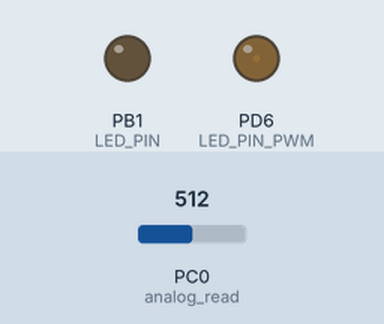
The program below on a simulated ATmega328P, built with avr-gcc and emulated at 16 MHz. On the bench: output pins drawn as LEDs (lit = HIGH). The test bench sets the inputs (shaded band); at power-on: PC0 (analog_read) = 512.

Above: at 0.05 s.
At 0.85 s:
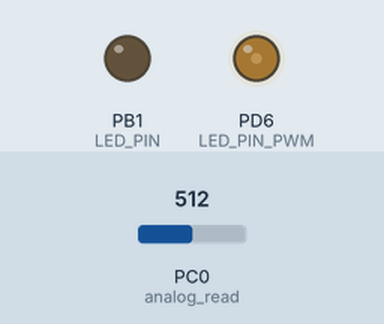
At 1.7 s:
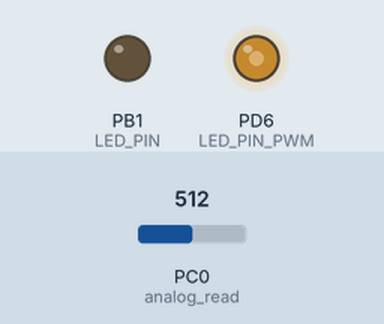
At 3.4 s:
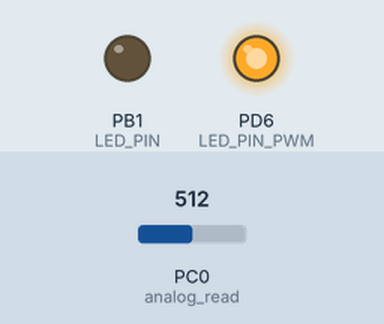
Timing chart, 0 to 7.9 s (numbered marks = the images above):
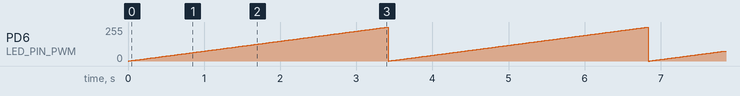

The program:

main.c
```c
#include <avr/interrupt.h>
#include <avr/io.h>
#include <avr/pgmspace.h>
#include <stdio.h>

#include "timer.h"
#include "led.h"
#include "serial.h"
#include "adc.h"

//DELUPPGIFT 2: LÄS AV DIGITALINGÅNG
//#define Key1 0		 //pin 8 from PORTB
//int CurrentKeyState = 0; // variable to store the statechange of the switch
//int PreviousKeyState = 0;
//volatile static int flag = 0;

//DELUPPGIFT 3: Read voltage with help of ADC
//volatile int flag = 0;
//volatile uint8_t pot_val = 0; ///To read the value from the data register the MSB bits ADCH
//void ADC_init(void);

//DELUPPGIFT 4(VG) :ANVÄNDARSTYRT BETEENDE
#define Key1 0 //pin 8 from PORTB

int CurrentKeyState = 0; // variable to store the statechange of the switch
int PreviousKeyState = 0;
volatile static int flag = 0; //interrupt variable
int choice = 0;				  //variable for switch case

volatile uint8_t pot_val = 0; //To read the value from the data register the MSB bits ADCH

volatile int ADC_flag = 0; //flag variable on timer2 compare match.

void main(void)
{

	sei(); //globaly enables interrupts

	//------Uppgift 3 .Potentiometer----------
	//DDRD |= (1<<LED_PIN_PWM);
	//DDRC &= ~(1<<analog_read); //analog pin A0 set as input
	//ADC_init();
	//timer2_init();

	//------Uppgift 2 switch-----------
	//DDRB |= (1 << Key1); //set switch pin 8 as output
	//uart_init();
	//timer_init();

	//-------Uppgift 4 switch choice------------
	DDRB |= (1 << Key1); //set switch pin 8 as output. pin defined in adc.h
	DDRB |= (1 << LED_PIN);
	DDRC &= ~(1 << analog_read);
	uart_init();
	ADC_init();
	timer2_init();

	while (1)
	{

		//Uppgift 2 switch
		/*
		if (flag)
		{
			if ((PINB & (1 << Key1)) == 1 && PreviousKeyState == 0) //If switch is pressed enter loop
			{
				PreviousKeyState = 1;
				CurrentKeyState = 0;
				printf_P(PSTR("pushed\r\n"));
			}

			else if ((PINB & (1 << Key1)) == 0 && (PreviousKeyState != CurrentState))
			{
				printf_P(PSTR("released\r\n"));
				PreviousKeyState = 0;
			}
			flag = 0;
		}*/

		//LABB VG PART
		if (flag)
		{
			if ((PINB & (1 << Key1)) == 1 && PreviousKeyState == 0) //If switch is pressed enter loop
			{
				PreviousKeyState = 1;
				CurrentKeyState = 0;
				choice++;
				printf_P(PSTR("pushed\r\n"));
				if (choice == 4)
				{
					choice = 1;
				}
			}

			else if ((PINB & (1 << Key1)) == 0 && (PreviousKeyState != CurrentKeyState))
			{
				//printf_P(PSTR("released\r\n"));
				PreviousKeyState = 0;
			}
			flag = 0;
		}

		switch (choice)
		{

		case 1:
			PORTB &= ~(1 << LED_PIN); //On the LED, so that function works after case 3
			OCR0A = pot_val;		  //store potval in time compare register
			break;

		case 2:
			if (flag)
			{
				LED_init_Blink();
				flag = 0;
			}
			break;

		case 3:
			LED_Off();
			break;

		default:
			if (flag)
			{
				PORTB &= ~(1 << LED_PIN);
				OCR0A = simple_ramp(); //function in  defined in led.c
				flag = 0;
			}
		}
	}
}

//Interrupt for Uppgift 3
/*
ISR(ADC_vect)

{

	pot_val = ADCH; //Register storing MSB bits (8 bits)
}

ISR(TIMER2_COMPA_vect){

	ADCSRA  |= (1<< ADSC ) ; //start conversion

    OCR0A = pot_val;  // store potval in time compare register

}*/

//Interrupt for Uppgift 2
/*
ISR(TIMER0_COMPA_vect)
{ //Interrupt occours on time compare match .i.e., counting up till 156

	flag = 1; //set flag.

}*/

//interrupt for upgift 4
ISR(ADC_vect)

{

	pot_val = ADCH; //Register storing MSB bits (8 bits)
}

ISR(TIMER2_COMPA_vect)
{
	flag = 1;

	ADCSRA |= (1 << ADSC); //start conversion
}
```

adc.c
```c
#include <avr/io.h>

#include "adc.h"

void ADC_init()
{
    //  DELUPPGIFT 3: Read voltage with help of ADC
    //ADC Control and Status Register A
    //ADEN: ADC Enable Writing this bit to one enables the ADC.
    //ADSC : ADC Start Conversion In Single Conversion mode, write this bit to one to start each conversion.
    //ADIF: ADC Interrupt Flag This bit is set when an ADC conversion completes and the Data Registers are updated.
    //ADIE: ADC Interrupt Enable When this bit is written to one , the ADC Conversion Complete Interrupt is activated.
    //ADPSn: ADC Prescaler Select,the 2 bits determine the division factor between the system clock frequency
    //and the input clock to the ADC. ( 0 1 1  = prescalar 8)

    ADCSRA = (1 << ADEN) | (1 << ADIE);
    //ADCSRA |=(1<< ADIF ) ; have a little doubt this
    ADCSRA |= (1 << ADSC);

    ADCSRA &= ~(1 << ADPS2);
    ADCSRA |= (1 << ADPS1) | (1 << ADPS0);

    DIDR0 = (1 << ADC0D); //Digital Input Disable Register 0 set to logic one, the buffer on the corresponding ADC pin is disabled.

    ADMUX = (1 << REFS0);   //REFSn: Reference Selection,These bits select the voltage reference for the ADC.
    ADMUX &= ~(1 << REFS1); // we select AVcc the supply voltage 5V.

    ADMUX |= (1 << ADLAR); //ADLAR: ADC Left Adjust - to left adjust the result the ADC Data Register.
                           //Reading 8  MSB bit
    ADMUX &= ~(1 << MUX3); //TO select the analog pin ADC0
    ADMUX &= ~(1 << MUX2);
    ADMUX &= ~(1 << MUX1);
    ADMUX &= ~(1 << MUX0);
}
```

adc.h
```c
#ifndef _ADC_H_
#define _ADC_H_

//uppgift 3 variables
#define LED_PIN_PWM 6     //pin 6 on portD
#define analog_read 0     //pin A0 on portC

void ADC_init(void);

#endif // _ADC_H_
```

led.c
```c
#include <avr/io.h>
#include "led.h"

static int TimeVariable = 0; //variable for blink function
static int counter = 0;		 //variable for led rampling  function

void LED_init_Blink()
{
	//static int TimeVariable = 0;

	if (TIFR0 & (1 << OCF0A)) // Interrupt Flag Register
	{
		TimeVariable++; //increment TimeVariable

		TIFR0 |= (1 << OCF0A); // OCF0A is cleared by writing a logic one to the flag.
	}

	if (TimeVariable > 100) //check if variable reached 10 then enter loop
	{
		if (PORTB) //if pin is set to 1
		{
			OCR0A = 0;
		}
		else
			OCR0A = 255;
		PORTB ^= (1 << LED_PIN); //toggle/blink the led
		TimeVariable = 0;		 //reset the variable to 0
	}
}

void LED_Off()
{
	OCR0A = 255;
	PORTB = (1 << LED_PIN);
}

uint8_t simple_ramp()
{
	//static int counter = 0;
	counter++;
	if (counter >= 255) //for 10 milliseconds the counter counts upto 156
	{
		counter = 0;
		return counter;
	}
	else
		return counter;
}
```

led.h
```c
#ifndef _LED_H_
#define _LED_H_
#define LED_PIN 1 // pin 9 (arduino) on portB

void LED_init_Blink(void);
void LED_Off(void);

uint8_t simple_ramp(void); //Declaration of simple_ramp function
void LED_Rampning(void);

#endif // _LED_H_
```

serial.c
```c
#include <avr/io.h>

#include <stdio.h>

#include "serial.h"

static FILE uart_stdout = FDEV_SETUP_STREAM(uart_putchar, NULL, _FDEV_SETUP_WRITE);

void uart_init(void)
{
	UBRR0H = (unsigned char)(UBRR >> 8);
	UBRR0L = (unsigned char)(UBRR);
	UCSR0A = 0;
	UCSR0B = (1 << TXEN0 | 1 << RXEN0);
	UCSR0C = (1 << UCSZ01 | 1 << UCSZ00);

	stdout = &uart_stdout;
}

int uart_putchar(char chr, FILE *stream)
{
	if (chr == '\n')
	{
		uart_putchar('\r', NULL);
	}
	while (!(UCSR0A & (1 << UDRE0)))
		;
	UDR0 = chr;
	return 0;
}

char uart_getchar(void)
{
	while (!(UCSR0A & (1 << RXC0)))
		;
	return UDR0;
}

void uart_putstr(const char *str)
{

	// loop through entire string

	for (int i = 0; str[i] != '\0'; i++)
	{
		uart_putchar(str[i], NULL);
	}
}
```

serial.h
```c
#ifndef SERIAL_H_
#define SERIAL_H_
#define F_CPU 16000000UL //Added by me
#define BAUDRATE 38400
#define UBRR (F_CPU / 16 / BAUDRATE - 1)

void uart_init(void);

int uart_putchar(char chr, FILE *stream);

char uart_getchar(void);

void uart_putstr(const char *str);

#endif
```

timer.c
```c
#include <avr/io.h>

#include "timer.h"
#define LED_PIN_PWM 6

void timer_init() //timer 0
{

	//Oscars tips to clear previous settings
	TCCR0A = 0;
	TCCR0B = 0;

	TCCR0A = (1 << WGM01) | (0 << WGM00); //select CTC mode in Timer/Counter Control Register.ATmel 42735 Datasheet Ca 19.9.1 page 138
	TCCR0B &= ~(1 << WGM02);			  //select CTC mode,set WGM02 to 0, normal opration, OC0A(PD6) is disconnected
										  // TCCR0B = (1 << WGM02); //testing to see if pwm func works
	TIMSK0 = (1 << OCIE0A);				  //Interrupt Mask Register, Output Compare A Match Interrupt Enable.

	//setting the prescalar to 1024, in Timer/Counter Control Register- this sets the clock.ATmel 42735 datasheet page 141 ,142
	TCCR0B |= (1 << CS02) | (1 << CS00);
	TCCR0B &= ~(1 << CS01);

	// An 8-bit comparator continuously compares TCNT0 with the Output Compare Registers (OCR0A)
	OCR0A = 156; // f_OCnx = f_clk_i/o / (2*N(1+OCRnx))  //    OCR0A = 16000000HZ/(2*1024*100HZ)
}

void timer_intitPWM() //timer zero in pwm mode
{
	DDRD |= (1 << LED_PIN_PWM);

	TCCR0A = (1 << COM0A1); //Clear OC0A on Compare Match, set OC0A at BOTTOM (non-inverting mode)
	TCCR0A &= ~(1 << COM0A0);

	TCCR0A |= (1 << WGM01) | (1 << WGM00); //sett fast PWM mode TOP as 0XFF , Update of OCR0X at BOTTOM
	TCCR0B &= ~(1 << WGM02);
	//TCCR0B = (1 << WGM02);  // Fast PWM OCRA BOTTOM

	//TIMSK0 = (1<<OCIE0A); //Interrupt Mask Register, Output Compare A Match Interrupt Enable

	TCCR0B &= ~(1 << FOC0A); //set these bits to zero for future device compatibility.
	TCCR0B &= ~(1 << FOC0B);

	TCCR0B |= (1 << CS01) | (1 << CS00); //setting clock  64 prescaler
}

void timer2_init() //timer two
{
	timer_intitPWM();
	TCCR2A = (1 << COM2A1); //Clear OC2A on Compare Match, set OC2A at BOTTOM (non-inverting mode)

	TCCR2A &= ~(1 << COM2A0); //19.9.1. TC0 Control Register A, page 123

	TCCR2A |= (1 << WGM21); //select CTC mode  ATmel 42735 Datasheet Ca 22.11.1 page 203
	TCCR2A &= ~(1 << WGM20);
	TCCR2B &= ~(1 << WGM22); //select CTC mode,set WGM22 to 0.

	TIMSK2 = (1 << OCIE2A); //Interrupt Mask Register, Output Compare A Match Interrupt Enable

	TCCR2B |= (1 << CS22) | (1 << CS21) | (1 << CS20); //select clkI/O/1024 (From prescaler) in order to get a time period of 16ms.
	OCR2A = 156;									   // To get a time period of 10ms frequency 100Hz. Calcutated from https://eleccelerator.com/avr-timer-calculator/
}
```

timer.h
```c
#ifndef _TIMER_H_
#define _TIMER_H_

void timer_init(void);

void timer_intitPWM(void);

void timer2_init(void);

void timer2_init_rampling(void);

#endif // _TIMER_H_
```

Measured:
- by itself, PD6 (LED_PIN_PWM): ramps from 0/255 to 254/255 and jumps back, once every 3.4 s
